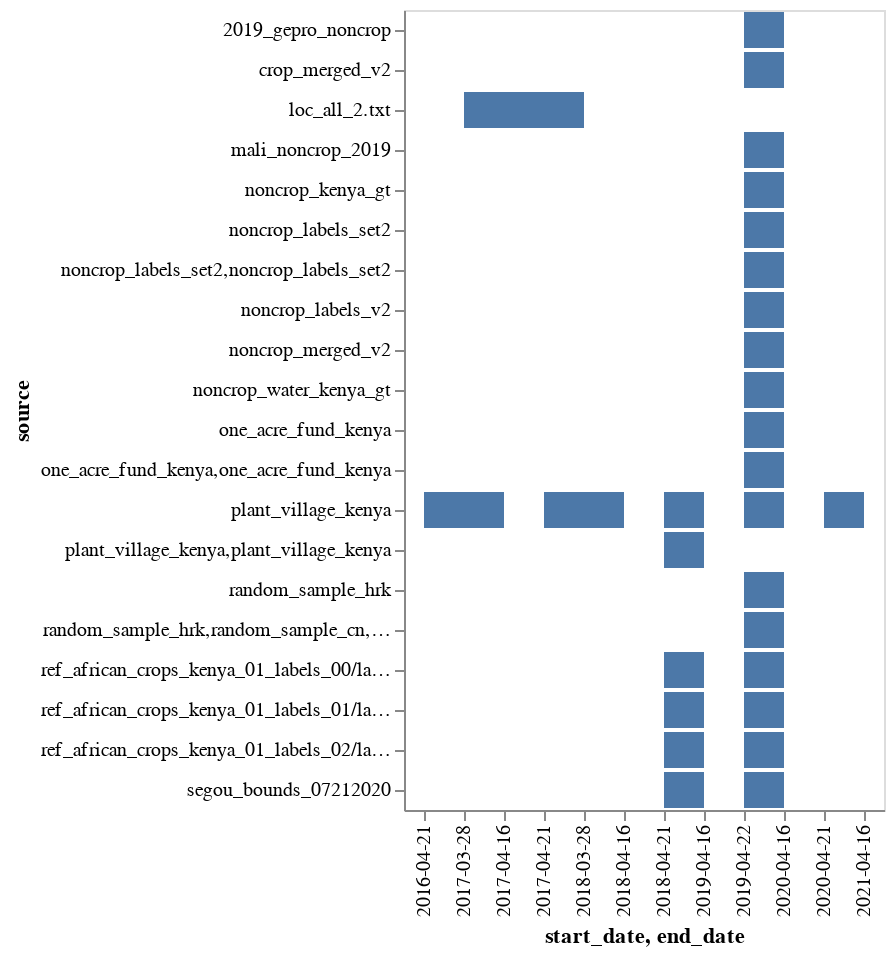

The notebook cell this image was saved under:
### Code cell
alt.Chart(date_ranges).mark_bar().encode(
    x='start_date',
    x2='end_date',
    y='source'
)

### Figure 1 — Vega-Lite specification as saved in the notebook (floating-point values rounded to 4 significant figures)
{"config": {"view": {"continuousWidth": 400, "continuousHeight": 300}}, "data": {"name": "data-40a19b1a0641647d1426fe8815885503"}, "mark": "bar", "encoding": {"x": {"type": "nominal", "field": "start_date"}, "x2": {"field": "end_date"}, "y": {"type": "nominal", "field": "source"}}, "$schema": "https://vega.github.io/schema/vega-lite/v4.8.1.json", "datasets": {"data-40a19b1a0641647d1426fe8815885503": [{"start_date": "2017-03-28", "end_date": "2018-03-28", "source": "loc_all_2.txt", "country": "global"}, {"start_date": "2019-04-22", "end_date": "2020-04-16", "source": "noncrop_water_kenya_gt", "country": "Kenya"}, {"start_date": "2019-04-22", "end_date": "2020-04-16", "source": "noncrop_kenya_gt", "country": "Kenya"}, {"start_date": "2019-04-22", "end_date": "2020-04-16", "source": "noncrop_labels_set2", "country": "Kenya"}, {"start_date": "2019-04-22", "end_date": "2020-04-16", "source": "noncrop_labels_v2", "country": "Kenya"}, {"start_date": "2019-04-22", "end_date": "2020-04-16", "source": "noncrop_labels_set2,noncrop_labels_set2", "country": "Kenya"}, {"start_date": "2019-04-22", "end_date": "2020-04-16", "source": "one_acre_fund_kenya", "country": "Kenya"}, {"start_date": "2019-04-22", "end_date": "2020-04-16", "source": "plant_village_kenya", "country": "Kenya"}, {"start_date": "2018-04-21", "end_date": "2019-04-16", "source": "plant_village_kenya", "country": "Kenya"}, {"start_date": "2019-04-22", "end_date": "2020-04-16", "source": "2019_gepro_noncrop", "country": "Kenya"}, {"start_date": "2017-04-21", "end_date": "2018-04-16", "source": "plant_village_kenya", "country": "Kenya"}, {"start_date": "2019-04-22", "end_date": "2020-04-16", "source": "one_acre_fund_kenya,one_acre_fund_kenya", "country": "Kenya"}, {"start_date": "2019-04-22", "end_date": "2020-04-16", "source": "ref_african_crops_kenya_01_labels_00/labels.geojson", "country": "Kenya"}, {"start_date": "2018-04-21", "end_date": "2019-04-16", "source": "ref_african_crops_kenya_01_labels_00/labels.geojson", "country": "Kenya"}, {"start_date": "2020-04-21", "end_date": "2021-04-16", "source": "plant_village_kenya", "country": "Kenya"}, {"start_date": "2019-04-22", "end_date": "2020-04-16", "source": "ref_african_crops_kenya_01_labels_01/labels.geojson", "country": "Kenya"}, {"start_date": "2018-04-21", "end_date": "2019-04-16", "source": "plant_village_kenya,plant_village_kenya", "country": "Kenya"}, {"start_date": "2019-04-22", "end_date": "2020-04-16", "source": "ref_african_crops_kenya_01_labels_02/labels.geojson", "country": "Kenya"}, {"start_date": "2018-04-21", "end_date": "2019-04-16", "source": "ref_african_crops_kenya_01_labels_01/labels.geojson", "country": "Kenya"}, {"start_date": "2016-04-21", "end_date": "2017-04-16", "source": "plant_village_kenya", "country": "Kenya"}, {"start_date": "2018-04-21", "end_date": "2019-04-16", "source": "ref_african_crops_kenya_01_labels_02/labels.geojson", "country": "Kenya"}, {"start_date": "2019-04-22", "end_date": "2020-04-16", "source": "mali_noncrop_2019", "country": "Mali"}, {"start_date": "2018-04-21", "end_date": "2019-04-16", "source": "segou_bounds_07212020", "country": "Mali"}, {"start_date": "2019-04-22", "end_date": "2020-04-16", "source": "segou_bounds_07212020", "country": "Mali"}, {"start_date": "2019-04-22", "end_date": "2020-04-16", "source": "noncrop_merged_v2", "country": "Togo"}, {"start_date": "2019-04-22", "end_date": "2020-04-16", "source": "crop_merged_v2", "country": "Togo"}, {"start_date": "2019-04-22", "end_date": "2020-04-16", "source": "random_sample_hrk,random_sample_cn,BB_random_sample_1k,random_sample_bm", "country": "Togo"}, {"start_date": "2019-04-22", "end_date": "2020-04-16", "source": "random_sample_hrk", "country": "Togo"}]}}
